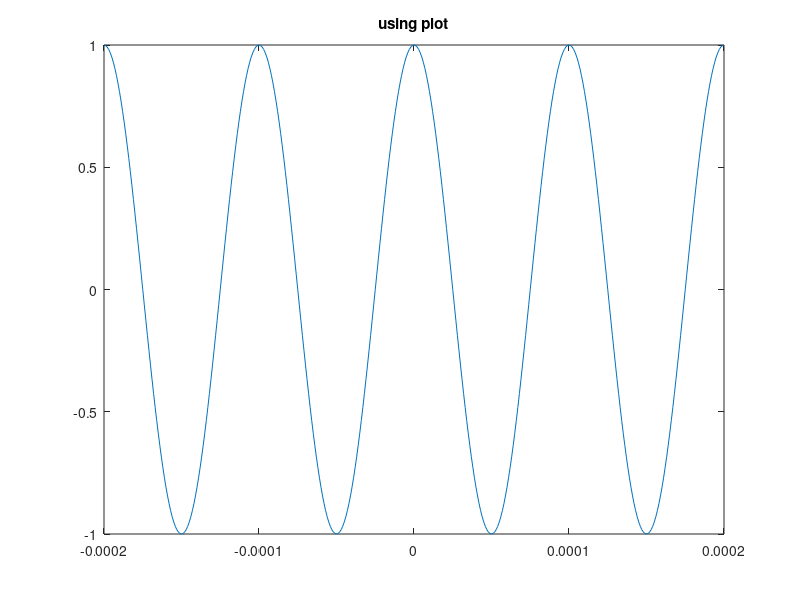
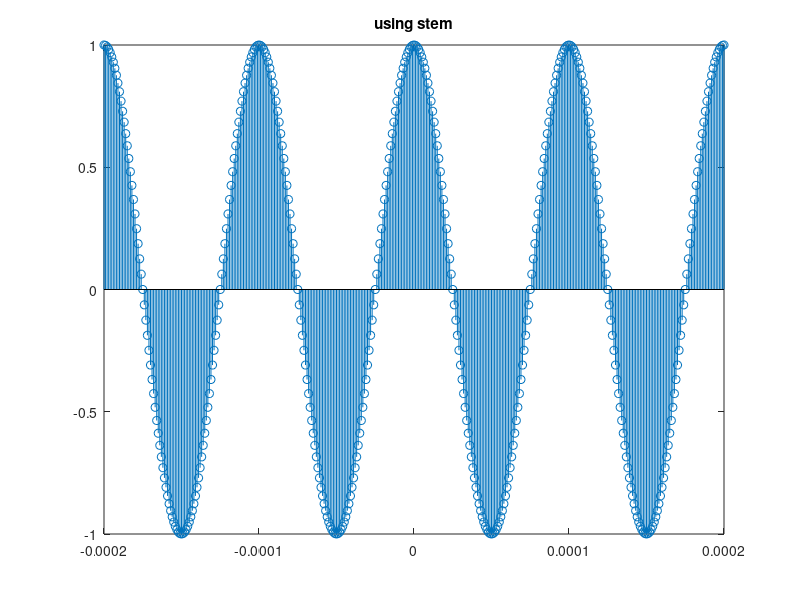

Source code (MATLAB) for these figures, in order:
clc; %clearing console

t = -0.0002:0.000001:0.0002;
a = 1;
f = 10000;
y = a*cos(2*pi*f*t);

%using plot
figure(1);
plot(t, y);
title("using plot");

%using stem
figure(2);
stem(t, y);
title("using stem");
